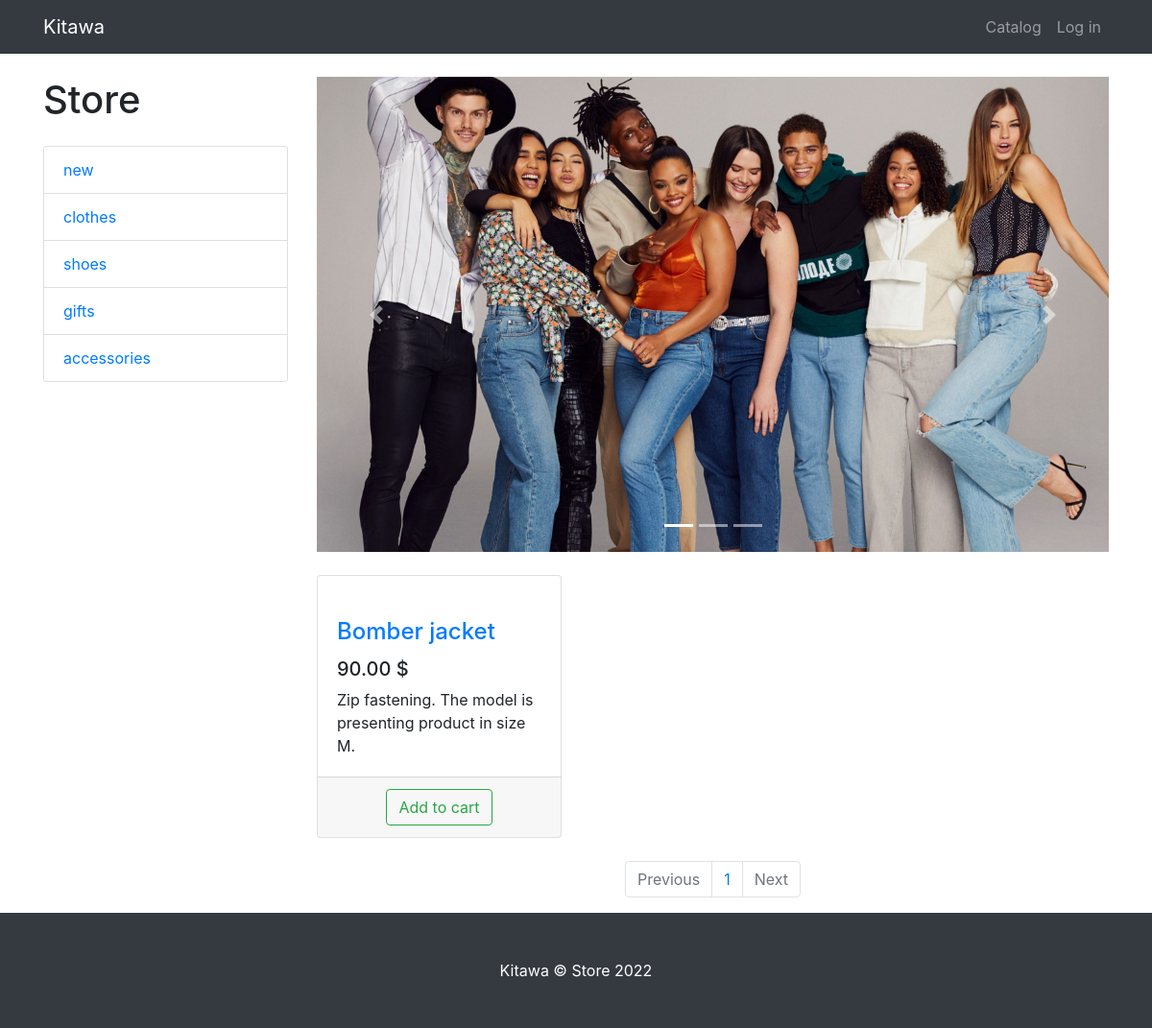
/1/, run on the app's committed database.
### products/models.py (models this page shows, shortened)
class ProductCategory(models.Model):
    name = models.CharField(max_length=64, unique=True)
    description = models.TextField(blank=True)
    class Meta:
        verbose_name_plural = 'Product Categories'

class Product(models.Model):
    name = models.CharField(max_length=256)
    image = models.ImageField(upload_to='products_images', blank=True)
    description = models.TextField(blank=True)
    short_description = models.CharField(max_length=64, blank=True)
    price = models.DecimalField(max_digits=8, decimal_places=2, default=0)
    quantity = models.PositiveIntegerField(default=0)
    category = models.ForeignKey(ProductCategory, on_delete=models.PROTECT)

### products/views.py (the view)
# urls.py: path('<int:category_id>/', views.products, name="products"),
def products(request, category_id=None, page=1):
    context = {
        'title': 'Store - catalog',
        'categories': ProductCategory.objects.all(),
    }
    if category_id:
        products = Product.objects.filter(category_id=category_id)
    else:
        products = Product.objects.all()
    paginator = Paginator(products, 6)
    products_paginator = paginator.page(page)
    context.update({'products': products_paginator})
    return render(request, 'products/products.html', context)

### products/templates/products/products.html (shortened to what this page needs)
{% extends 'products/base.html' %}
{% load static %}
{% block css %}
<link href="{% static 'css/products.css' %}" rel="stylesheet">
{% endblock %}
{% block content %}
<div class="container">
    <div class="row">
        <div class="col-lg-3">
            <h1 class="my-4">Store</h1>
            <div class="list-group">
                {% for category in categories %}
                <a href="{% url 'products' category.id %}" class="list-group-item">{{ category.name }}</a>
                {% endfor %}
            </div>
        </div>
        <div class="col-lg-9">
            <div id="carouselExampleIndicators" class="carousel slide my-4" data-ride="carousel">
                <ol class="carousel-indicators">
                    <li data-target="#carouselExampleIndicators" data-slide-to="0" class="active"></li>
                    <li data-target="#carouselExampleIndicators" data-slide-to="1"></li>
                    <li data-target="#carouselExampleIndicators" data-slide-to="2"></li>
                </ol>
                <div class="carousel-inner" role="listbox">
                    <div class="carousel-item active">
                        <img class="d-block img-fluid" src="{% static 'vendor/img/slides/slide-1.jpg' %}"
                             alt="First slide">
                    </div>
                </div>
                <a class="carousel-control-prev" href="#carouselExampleIndicators" role="button" data-slide="prev">
                    <span class="carousel-control-prev-icon" aria-hidden="true"></span>
                </a>
                <a class="carousel-control-next" href="#carouselExampleIndicators" role="button" data-slide="next">
                    <span class="carousel-control-next-icon" aria-hidden="true"></span>
                </a>
            </div>
            <div class="row">
                {% for product in products %}
                <div class="col-lg-4 col-md-6 mb-4">
                    <div class="card h-100">
                        <a href="#">
                        </a>
                        <div class="card-body">
                            <h4 class="card-title">
                                <a href="#">{{ product.name }}</a>
                            </h4>
                            <h5>{{ product.price}} $</h5>
                            <p class="card-text">{{ product.short_description }}</p>
                        </div>
                        <div class="card-footer text-center">
                            <a href="{% url 'basket_add' product.id %}">
                                <button type="button" class="btn btn-outline-success">Add to cart</button>
                            </a>
                        </div>
                    </div>
                </div>
                {% endfor %}
            </div>
            <nav aria-label="Page navigation example">
                <ul class="pagination justify-content-center">
                    <li class="page-item {% if not products.has_previous  %} disabled {% endif %}">
                        <a class="page-link" href="{% if products.has_previous %} {% url 'page' products.previous_page_number %} {% else %} # {% endif %}"
                           tabindex="-1" aria-disabled="true">Previous</a>
                    </li>
                    {% for page in products.paginator.page_range %}
                    <li class="page-item">
                        <a class="page-link" href="{% url 'page' page %}">
                            {{ page }}
                        </a>
                    </li>
                    {% endfor %}
                    <li class="page-item {% if not products.has_next  %} disabled {% endif %}" >
                        <a class="page-link" href="{% if products.has_next %} {% url 'page' products.next_page_number %} {% else %} # {% endif %}">
                            Next</a>
                    </li>
                </ul>
            </nav>
        </div>
    </div>
</div>
{% endblock %}
{% block footer %}
<footer class="py-5 bg-dark">
    <div class="container">
        <p class="m-0 text-center text-white">Kitawa &copy; Store 2022</p>
    </div>
</footer>
{% endblock %}

### static/css/products.css (style rules this page uses)
body { padding-top: 56px; }

### data on the page
ProductCategory: name "new"
ProductCategory: name "clothes"
ProductCategory: name "shoes"
ProductCategory: name "gifts"
ProductCategory: name "accessories"
Product: name "Bomber jacket", price "90.00", short_description "Zip fastening. The model is presenting product in size M."

### other printed values
{{ page }} "1"
